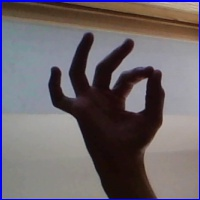
#> input picture F1.jpg, 200 x 200 px
$ jupyter execute --allow-errors segmentacaoExtracao.ipynb
#> lines starting #> are read from the running program, lines starting #| are printed output that depends on the picture; after the words box and inside, x2 and y2 are one past the last pixel; in counts of white or black regions, pixels touching at a corner belong together
#> (a cell that did not finish here is left out)

[cell 2]
import warnings
warnings.filterwarnings("ignore", message="numpy.dtype size changed")
warnings.filterwarnings("ignore", message="numpy.ufunc size changed")

import cv2
import numpy as np
import os
import glob
from sklearn.svm import LinearSVC
import time
from _datetime import datetime
import math
import re
import csv
import statistics

[cell 3]
def teste():
	original= cv2.imread("F1.jpg")
#> original is the input picture: shape (200, 200, 3); mean B, G, R 106, 100.8, 108.5

#suaviza a cor dos objetos da imagem
	original=cv2.medianBlur(original,7)

	frente= original.copy()
#converte para o padrão de cor ycrcb
	frente = cv2.cvtColor(frente, cv2.COLOR_BGR2YCR_CB)
#> frente: shape (200, 200, 3); mean of channels 0, 1, 2 103.4, 131.4, 129.2
	fundo= frente.copy()

	diferenca= frente-fundo
#> diferenca: shape (200, 200, 3); every value is 0
	cv2.imshow("de",diferenca)
	y,cr,cb= cv2.split(diferenca)
#> y: shape (200, 200); every value is 0
	yf,crf,cbf= cv2.split(frente)
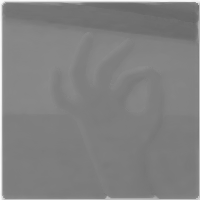
#> cbf: shape (200, 200); min 100, max 252, mean 129.2
	diferenca= y-yf
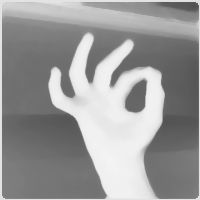
#> diferenca: shape (200, 200); min 79, max 244, mean 152.6
	cv2.imshow("d5",diferenca)

	#diferença
	frente_grey = cv2.cvtColor(frente.copy(), cv2.COLOR_BGR2GRAY)
	cv2.imshow("d6",frente_grey)
	fgmask= frente_grey-diferenca
	cv2.imshow("d7",fgmask)

	tipo= cv2.THRESH_BINARY	+ cv2.THRESH_OTSU
	limiar,fgmask= cv2.threshold(fgmask,0,	255,tipo)
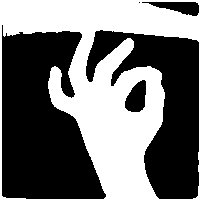
#> fgmask: shape (200, 200); 43.9% white; 1 white region, box (x1, y1, x2, y2) and area: (0, 0, 200, 200) 17551
#> limiar = 57
	elementoEstruturante= cv2.getStructuringElement(cv2.MORPH_ELLIPSE, (5,5))
	mask= cv2.morphologyEx(fgmask, cv2.MORPH_CLOSE, elementoEstruturante)
#> mask: shape (200, 200); 44.1% white; 1 white region, box (x1, y1, x2, y2) and area: (0, 0, 200, 200) 17622
	res_antes_canny= mask.copy()
	cv2.imshow("d8",mask)

	res= cv2.bitwise_and(original, original, mask=mask)
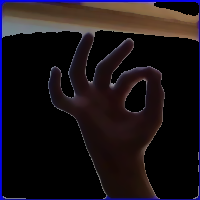
#> res: shape (200, 200, 3); mean B, G, R 22.7, 18.8, 25.7

	cv2.imshow("d9",res)

	#Canny
	res= cv2.Canny(res, 100, 200)
#> res: shape (200, 200); 5.7% white in thin lines or dots
	cv2.imshow("d10",res)
	elementoEstruturante= cv2.getStructuringElement(cv2.MORPH_ELLIPSE, (5,5))
	imgTratada= cv2.morphologyEx(res, cv2.MORPH_CLOSE, elementoEstruturante)
#> imgTratada: shape (200, 200); 9.9% white; 2 white regions, box (x1, y1, x2, y2) and area: (0, 0, 200, 200) 3747, (124, 78, 148, 114) 205
	elementoEstruturante= cv2.getStructuringElement(cv2.MORPH_ELLIPSE, (3,3))
	imgTratada= cv2.dilate(imgTratada, elementoEstruturante, iterations= 2)
#> imgTratada: shape (200, 200); 23.1% white; 2 white regions, box (x1, y1, x2, y2) and area: (0, 0, 200, 200) 8691, (122, 76, 150, 116) 533
	imgTratada=	cv2.medianBlur(imgTratada,7)
#> imgTratada: shape (200, 200); 23.7% white; 2 white regions, box (x1, y1, x2, y2) and area: (0, 0, 200, 200) 8940, (123, 77, 150, 116) 537
	e= np.ones((3, 3), np.uint8)
	imgTratada=	cv2.morphologyEx(imgTratada,	cv2.MORPH_CLOSE, e)
#> imgTratada: shape (200, 200); 23.7% white; 2 white regions, box (x1, y1, x2, y2) and area: (0, 0, 200, 200) 8960, (123, 77, 150, 116) 537
	res=cv2.erode(imgTratada, e, iterations= 1)
#> res: shape (200, 200); 16.2% white; 2 white regions, box (x1, y1, x2, y2) and area: (0, 0, 200, 200) 6163, (124, 78, 149, 115) 327
	cv2.imshow("d11",res)

	#inverter e mesclar com resultado antes de canny
	tipo= cv2.THRESH_BINARY_INV
	limiar,	line= cv2.threshold(res,0,255,tipo)
	cv2.imshow("d12",line)

	imagemProcessada= cv2.bitwise_and(res_antes_canny, res_antes_canny, mask=line)
#> imagemProcessada: shape (200, 200); 33.8% white; 3 white regions (1 under 20 px)
	cv2.imshow("d13",imagemProcessada)

	#retira todos os objetos menores que a mao, os preenche com preto (assumindo que o contorno da mao tenha maior area)
	contours, hierarchy = cv2.findContours(imagemProcessada, cv2.RETR_TREE, cv2.CHAIN_APPROX_SIMPLE)
#> contours = 4 contours, 1 with area under 20; largest, box (x1, y1, x2, y2) and area: (51, 38, 163, 197) 8978, (4, 3, 196, 38) 4646, (123, 77, 150, 116) 708
	cnt = max(contours, key = cv2.contourArea)
#> cnt = contour of 273 points, box (x1, y1, x2, y2) (51, 38, 163, 197), area 8978
	for i in range(len(contours)):
		if(cv2.contourArea(cnt) > cv2.contourArea(contours[i])):
			cv2.drawContours(imagemProcessada, [contours[i]], 0, (0,0,0), cv2.FILLED)
#> this loop made 4 passes
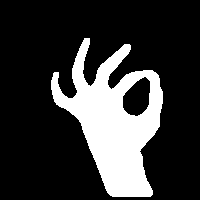
#> imagemProcessada: shape (200, 200); 21.3% white; 1 white region, box (x1, y1, x2, y2) and area: (51, 38, 163, 197) 8516

	cv2.imshow("d14",imagemProcessada)

	elementoEstruturante=cv2.getStructuringElement(	cv2.MORPH_ELLIPSE,(5,5) )
#> elementoEstruturante = [[0, 0, 1, 0, 0], [1, 1, 1, 1, 1], [1, 1, 1, 1, 1], [1, 1, 1, 1, 1], [0, 0, 1, 0, 0]]
	imagemProcessada=cv2.morphologyEx(imagemProcessada,cv2.MORPH_CLOSE,elementoEstruturante )
#> imagemProcessada: shape (200, 200); 21.3% white; 1 white region, box (x1, y1, x2, y2) and area: (51, 38, 163, 197) 8527
	kernel = np.ones((3, 3), np.uint8)
	imagemProcessada=cv2.morphologyEx(imagemProcessada,cv2.MORPH_CLOSE,elementoEstruturante )
	imagemProcessada=cv2.morphologyEx(imagemProcessada,cv2.MORPH_CLOSE,elementoEstruturante )
	elementoEstruturante= cv2.getStructuringElement(cv2.MORPH_ELLIPSE, (5,5))
	imagemProcessada= cv2.dilate(imagemProcessada, elementoEstruturante, iterations= 1)
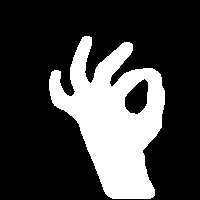
#> imagemProcessada: shape (200, 200); 25.3% white; 1 white region, box (x1, y1, x2, y2) and area: (49, 36, 165, 199) 10102
	imagemProcessada=cv2.morphologyEx(imagemProcessada,cv2.MORPH_CLOSE,elementoEstruturante )
#> imagemProcessada: shape (200, 200); 25.4% white; 1 white region
	kernel = np.ones((3, 3), np.uint8)
	cv2.imshow("d15",imagemProcessada)
	#fim da segmentacao


	imagem_bin= imagemProcessada.copy()
	#extracao
	contours, hierarchy = cv2.findContours(imagem_bin, cv2.RETR_TREE, cv2.CHAIN_APPROX_SIMPLE)
#> contours = 2 contours; box (x1, y1, x2, y2) and area: (49, 36, 165, 200) 10412, (124, 79, 149, 115) 588
	#o vetor abaixo vai armazenar os atributos extraidos extraidas
	vetor= []
	tem_contorno= 0
	if contours:
		tem_contorno=1
		cnt = max(contours, key = cv2.contourArea)
#> cnt = contour of 284 points, box (x1, y1, x2, y2) (49, 36, 165, 200), area 10412


		moments = cv2.moments(cnt)
#> moments = moments, m00 10411.5, centre m10/m00, m01/m00 = (114.3, 118.2)

		huMoments = cv2.HuMoments(moments).flatten()
#> huMoments = [0.211, 0.00906, 0.00163, 4.31e-05, -1.44e-09, 3.69e-07, -1.14e-08]
		huMoments= -np.sign(huMoments)*np.log10(np.abs(huMoments))
#> huMoments = [0.675, 2.04, 2.79, 4.37, -8.84, 6.43, -7.94]

		cx = 0
		cy = 0
		# Central mass of first order moments
		if moments['m00'] != 0:
			cx = int(moments['m10'] / moments['m00'])  # cx = M10/M00
#> cx = 114
			cy = int(moments['m01'] / moments['m00'])  # cy = M01/M00
#> cy = 118

		center = (cx, cy)
#> center = (114, 118)

		#vetor.append(cx)
		#vetor.append(cy)


		#reconhecimento da palma da mao
		dist=np.zeros((imagem_bin.shape[0],imagem_bin.shape[1]))

		for ind_y in range(imagem_bin.shape[0]):
			for ind_x in range(imagem_bin.shape[1]):
				dist[ind_y,ind_x] = cv2.pointPolygonTest(cnt,(ind_x,ind_y),True)
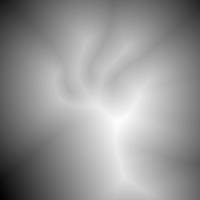
#> dist: shape (200, 200) float64; min -99.81, max 36.77, mean -19.6; drawn with min black and max white


		minVal, maxVal, minLoc, maxLoc = cv2.minMaxLoc(dist)
#> minVal = -99.81; maxVal = 36.77; minLoc = (0, 199); maxLoc = (117, 122)
		ra= int(maxVal)
#> ra = 36
		centerMax= maxLoc
#> centerMax = (117, 122)
		areaMaxInscri = cv2.contourArea(cnt)
#> areaMaxInscri = 10411.5

		#circulo que contorna o objeto completamente utilizando a menor area possivel
		cnt = max(contours, key = cv2.contourArea)
		(x, y), radius = cv2.minEnclosingCircle(cnt)
#> x = 117; y = 117.5; radius = 87.93
		centerMin = (int(x), int(y))
#> centerMin = (117, 117)
		rb = int(radius)
#> rb = 87
		areaMinEnclo = cv2.contourArea(cnt)
#> areaMinEnclo = 10411.5

		vetor.append(centerMin[0])
		vetor.append(centerMin[1])
		vetor.append(rb)
		vetor.append(areaMinEnclo)


		import random as rng
		#criando uma mascara e desenhando o contorno da mao nela (isso porque nessa mascara da para po cor, no contorno da imagem binarizada nao da)
		drawing = np.zeros((imagem_bin.shape[0], imagem_bin.shape[1], 3), dtype=np.uint8)
		for i in range(len(contours)):
			color = (rng.randint(0,256), rng.randint(0,256), rng.randint(0,256))
			cv2.drawContours(drawing, contours, i, color)
#> this loop made 2 passes
#> color on passes 1 to 2: (197, 215, 20), (132, 248, 207)
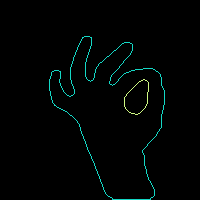
#> drawing: shape (200, 200, 3); mean of channels 0, 1, 2 3.2, 3.7, 0.7; drawn as B, G, R
			#cv2.drawContours(drawing, hull_list, i, color)


		#convexidades
		hull = cv2.convexHull(cnt,returnPoints = False)
#> hull = 21 values, max 283 at index 0, min 0 at index 20, mean 138.1
		defects = cv2.convexityDefects(cnt,hull)
#> defects = 15 rows, first 6: [0, 2, 1, 114], [2, 59, 35, 7972], [59, 63, 60, 211], [64, 66, 65, 201], [66, 68, 67, 186], [68, 70, 69, 162]

		defects_choosen= []
		pontos= []

		for i in range(defects.shape[0]):
			s,e,f,d = defects[i,0]
			start = tuple(cnt[s][0])
			end = tuple(cnt[e][0])
			far = tuple(cnt[f][0])

			a = math.sqrt((end[0] - start[0]) ** 2 + (end[1] - start[1]) ** 2)
			b = math.sqrt((far[0] - start[0]) ** 2 + (far[1] - start[1]) ** 2)
			c = math.sqrt((end[0] - far[0]) ** 2 + (end[1] - far[1]) ** 2)
			angle = math.acos((b ** 2 + c ** 2 - a ** 2) / (2 * b * c))  # cosine theorem ### #VAI


			#b é a altura do triangulo de angulo 90
			if b>=ra and b<=rb and angle<=math.pi/2:

				#cv2.line(drawing,start,end,[0,255,0],2)
				#cv2.circle(drawing,far,5,[0,0,255],-1)
				if s not in defects_choosen:
					defects_choosen.append(s)
				if e not in defects_choosen:
					defects_choosen.append(e)
#> this loop made 15 passes
#> (s, e, f, d, start, end, far, a) on passes 1 to 10: (0, 2, 1, 114, (84, 36), (82, 37), (83, 37), 2.24), (2, 59, 35, 7972, (82, 37), (51, 72), (74, 93), 46.75), (59, 63, 60, 211, (51, 72), (49, 79), (51, 75), 7.28), (64, 66, 65, 201, (49, 90), (50, 95), (50, 91), 5.1), (66, 68, 67, 186, (50, 95), (51, 99), (51, 96), 4.12), (68, 70, 69, 162, (51, 99), (52, 102), (52, 100), 3.16), (70, 141, 88, 3138, (52, 102), (105, 193), (79, 124), 105.3), (142, 147, 145, 256, (108, 196), (112, 199), (111, 197), 5), (148, 152, 149, 181, (150, 199), (154, 195), (150, 198), 5.66), (152, 190, 175, 4312, (154, 195), (164, 104), (142, 150), 91.55)
#> after the loop, defects_choosen = [2, 59, 199, 238, 241, 283]
				#pontos.append(start)
				#pontos.append(end)

		defects_next= []
		print(defects_choosen)
#| [2, 59, 199, 238, 241, 283]
		try:
			if len(defects_choosen)>0:

				for defect in defects_choosen:
					for d in defects_choosen:
						if defect is not d:
							if math.isclose(defect, d, rel_tol= 0.05, abs_tol=0.0):
								#defects_next.append(defect)
								defects_choosen.remove(defect)
#> this loop made 5 passes
#> defect on passes 1 to 5: 2, 59, 199, 238, 283
#> after the loop, defects_choosen = [2, 59, 199, 241, 283]


		except:
			print()


		print(defects_choosen)
#| [2, 59, 199, 241, 283]
		#calculando curvatura k
		fingers= 0
		if len(defects_choosen) > 0:
			for d in defects_choosen:
				#print(cnt[d])
				#for p in cnt:

				try:

					ponto= tuple(cnt[d][0])
					p1 = tuple(cnt[d+10])
					p2 = tuple(cnt[d-10])

					p1= tuple(p1[0])
					p2= tuple(p2[0])

					a = math.sqrt((p1[0] - p2[0]) ** 2 + (p1[1] - p2[1]) ** 2)
					b = math.sqrt((ponto[0] - p2[0]) ** 2 + (ponto[1] - p2[1]) ** 2)
					c = math.sqrt((p1[0] - ponto[0]) ** 2 + (p1[1] - ponto[1]) ** 2)
					angle = math.acos((b ** 2 + c ** 2 - a ** 2) / (2 * b * c))  # cosine theorem ### #VAI

					'''a = math.sqrt((p2[0] - p1[0]) ** 2 + (p2[1] - p1[1]) ** 2)
					b = math.sqrt((ponto[0] - p1[0]) ** 2 + (ponto[1] - p1[1]) ** 2)
					c = math.sqrt((p2[0] - ponto[0]) ** 2 + (p2[1] - ponto[1]) ** 2)
					angle = math.acos((b ** 2 + c ** 2 - a ** 2) / (2 * b * c))  # cosine theorem ### #VAI
					'''


					if angle<=math.pi:
						cv2.line(drawing,p1,ponto,[0,255,0],2)
						cv2.line(drawing,p2,ponto,[0,255,0],2)
						cv2.circle(drawing,ponto,5,[0,0,255],-1)
						fingers= fingers+1
						#print("dedo")

				except:
					print()
#> this loop made 5 passes
#> (d, ponto, p1, p2, a, b, c, angle) on passes 1 to 4: (2, (82, 37), (77, 47), (89, 51), 12.65, 15.65, 11.18, 0.927), (59, (51, 72), (52, 100), (60, 83), 18.79, 14.21, 28.02, 0.65), (199, (160, 74), (131, 70), (163, 105), 47.42, 31.14, 29.27, 1.8), (241, (129, 42), (98, 64), (123, 62), 25.08, 20.88, 38.01, 0.662)
#> (d, ponto) on pass 5: (283, (89, 36))
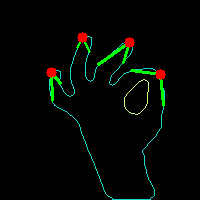
#> drawing: shape (200, 200, 3); 1.96% of pixels changed, all inside (x1, y1, x2, y2) = (46, 32, 166, 107); drawn as B, G, R
#> after the loop, fingers = 4

		else:
			distancia= 0
			for i in range(len(cnt)):
				#print(cnt[d])
				#for p in cnt:

				try:
					if distancia == 0:
						ponto= tuple(cnt[i][0])
						p1 = tuple(cnt[i+10])
						p2 = tuple(cnt[i-10])

						p1= tuple(p1[0])
						p2= tuple(p2[0])

						a = math.sqrt((p1[0] - p2[0]) ** 2 + (p1[1] - p2[1]) ** 2)
						b = math.sqrt((ponto[0] - p2[0]) ** 2 + (ponto[1] - p2[1]) ** 2)
						c = math.sqrt((p1[0] - ponto[0]) ** 2 + (p1[1] - ponto[1]) ** 2)
						angle = math.acos((b ** 2 + c ** 2 - a ** 2) / (2 * b * c))  # cosine theorem ### #VAI

						'''a = math.sqrt((p2[0] - p1[0]) ** 2 + (p2[1] - p1[1]) ** 2)
						b = math.sqrt((ponto[0] - p1[0]) ** 2 + (ponto[1] - p1[1]) ** 2)
						c = math.sqrt((p2[0] - ponto[0]) ** 2 + (p2[1] - ponto[1]) ** 2)
						angle = math.acos((b ** 2 + c ** 2 - a ** 2) / (2 * b * c))  # cosine theorem ### #VAI
						'''
						if angle<=math.pi/3:
							cv2.line(drawing,p1,ponto,[0,255,0],2)
							cv2.line(drawing,p2,ponto,[0,255,0],2)
							cv2.circle(drawing,ponto,5,[0,0,255],-1)
							#print("dedo")
							distancia= 11
							fingers= fingers+1
					else:
						distancia= distancia-1
				except:
					print()

		cv2.circle(drawing, centerMax, ra, (150, 20, 20), 1)
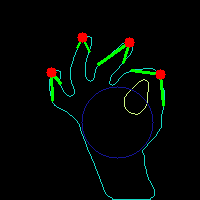
#> drawing: shape (200, 200, 3); 0.5% of pixels changed, all inside (x1, y1, x2, y2) = (81, 86, 154, 159); drawn as B, G, R
		#cv2.circle(drawing, centerMin, 2, (10, 20, 150), 3)

		vetor.append(fingers)

		vetor.append(centerMax[0])
		vetor.append(centerMax[1])
		vetor.append(ra)
		vetor.append(areaMaxInscri)

		vetor.append(int(huMoments[0]))
		vetor.append(int(huMoments[1]))
		vetor.append(int(huMoments[2]))
		vetor.append(int(huMoments[3]))
		vetor.append(int(huMoments[4]))
		vetor.append(int(huMoments[5]))
		vetor.append(int(huMoments[6]))
		cv2.imshow("dsa", drawing)
		cv2.waitKey(0)


teste()

$ run again, with D3.jpg copied over F1.jpg
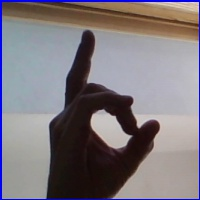
#> input picture D3.jpg, 200 x 200 px
#> in teste, original is the input picture: shape (200, 200, 3); mean B, G, R 125.6, 120, 126.5
#> frente: shape (200, 200, 3); mean of channels 0, 1, 2 122.2, 130.8, 129.6
#> limiar = 80
#> mask: shape (200, 200); 36.2% white; 1 white region, box (x1, y1, x2, y2) and area: (0, 0, 200, 200) 14470
#> line: shape (200, 200); 87% white; 2 black regions, box (x1, y1, x2, y2) and area: (0, 0, 200, 200) 4902, (88, 109, 133, 150) 297
#> in teste, `contours, hierarchy = cv2.findContours(imagemProcessada, cv2.RETR_TREE..`: contours = 4 contours, 1 with area under 20; largest, box (x1, y1, x2, y2) and area: (49, 34, 157, 197) 9326, (4, 3, 197, 34) 2732, (87, 108, 134, 151) 1104
#> in teste, `cnt = max(contours, key = cv2.contourArea)`: cnt = contour of 170 points, box (x1, y1, x2, y2) (49, 34, 157, 197), area 9326
#> the loop in teste, `for i in range(len(contours)):` made 4 passes
#> after the loop in teste, `for i in range(len(contours)):`:
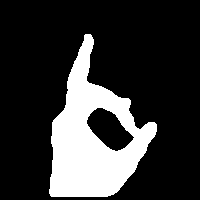
#> imagemProcessada: shape (200, 200); 21% white; 1 white region, box (x1, y1, x2, y2) and area: (49, 34, 157, 197) 8386
#> elementoEstruturante = [[0, 0, 1, 0, 0], [1, 1, 1, 1, 1], [1, 1, 1, 1, 1], [1, 1, 1, 1, 1], [0, 0, 1, 0, 0]]
#> in teste, `contours, hierarchy = cv2.findContours(imagem_bin, cv2.RETR_TREE, cv2...`: contours = 2 contours; box (x1, y1, x2, y2) and area: (47, 32, 159, 200) 10392, (89, 109, 131, 150) 940
#> in teste, `cnt = max(contours, key = cv2.contourArea)`: cnt = contour of 181 points, box (x1, y1, x2, y2) (47, 32, 159, 200), area 10392
#> moments = moments, m00 10391.5, centre m10/m00, m01/m00 = (94.06, 136.1)
#> in teste, `huMoments = cv2.HuMoments(moments).flatten()`: huMoments = [0.196, 0.00527, 0.00233, 0.000367, 3.39e-07, 2.37e-05, -1.1e-08]
#> in teste, `huMoments= -np.sign(huMoments)*np.log10(np.abs(huMoments))`: huMoments = [0.707, 2.28, 2.63, 3.43, 6.47, 4.63, -7.96]
#> cx = 94
#> cy = 136
#> center = (94, 136)
#> minVal = -110.7; maxVal = 45.1; minLoc = (199, 0); maxLoc = (96, 145)
#> ra = 45
#> centerMax = (96, 145)
#> areaMaxInscri = 10391.5
#> in teste, `(x, y), radius = cv2.minEnclosingCircle(cnt)`: x = 79.5; y = 117.6; radius = 86.24
#> centerMin = (79, 117)
#> rb = 86
#> areaMinEnclo = 10391.5
#> the loop in teste, `for i in range(len(contours)):` made 2 passes
#> color on passes 1 to 2: (197, 215, 20), (132, 248, 207)
#> hull = 23 values, max 180 at index 0, min 0 at index 22, mean 77
#> defects = 16 rows, first 6: [0, 2, 1, 114], [3, 29, 4, 459], [29, 43, 38, 1855], [43, 45, 44, 237], [45, 57, 50, 734], [58, 60, 59, 114]
#> the loop in teste, `for i in range(defects.shape[0]):` made 16 passes
#> (s, e, f, d, start, end, far, a) on passes 1 to 7: (0, 2, 1, 114, (85, 32), (83, 33), (84, 33), 2.24), (3, 29, 4, 459, (82, 34), (67, 73), (82, 39), 41.79), (29, 43, 38, 1855, (67, 73), (50, 121), (63, 106), 50.92), (43, 45, 44, 237, (50, 121), (49, 135), (50, 134), 14.04), (45, 57, 50, 734, (49, 135), (47, 188), (51, 158), 53.04), (58, 60, 59, 114, (47, 194), (48, 196), (48, 195), 2.24), (60, 64, 62, 181, (48, 196), (51, 199), (50, 197), 4.24)
#> after the loop in teste, `for i in range(defects.shape[0]):`: defects_choosen = []
#> the loop in teste, `for i in range(len(cnt)):` made 181 passes
#> (ponto, p1, p2, a, b, c, angle, distancia) on pass 1: ((85, 32), (78, 47), (94, 46), 16.03, 16.64, 16.55, 1.01, 11)
#> in teste, `cv2.circle(drawing, centerMax, ra, (150, 20, 20), 1)`:
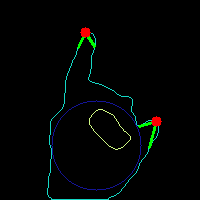
#> drawing: shape (200, 200, 3); mean of channels 0, 1, 2 3.3, 4.1, 1.9; drawn as B, G, R
